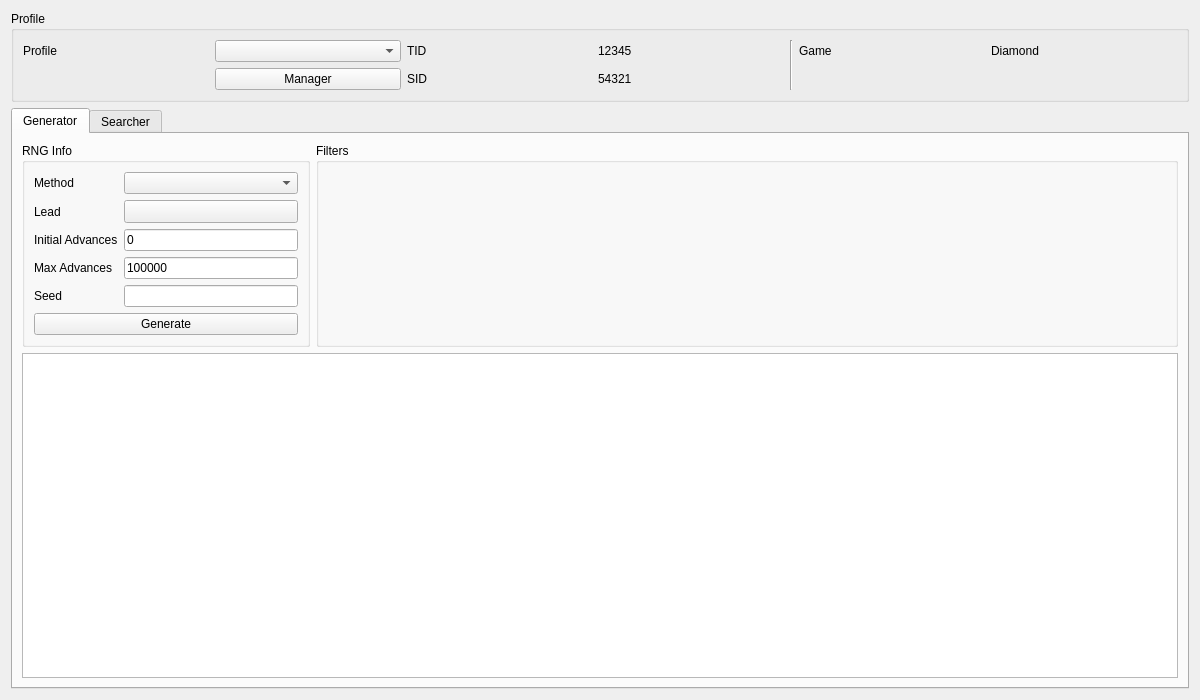
<?xml version="1.0" encoding="UTF-8"?>
<ui version="4.0">
 <class>Static4</class>
 <widget class="QWidget" name="Static4">
  <property name="geometry">
   <rect>
    <x>0</x>
    <y>0</y>
    <width>1200</width>
    <height>700</height>
   </rect>
  </property>
  <property name="windowTitle">
   <string>Gen 4 Static</string>
  </property>
  <layout class="QGridLayout" name="gridLayout_7">
   <item row="0" column="0">
    <widget class="QGroupBox" name="groupBoxProfile">
     <property name="title">
      <string>Profile</string>
     </property>
     <layout class="QGridLayout" name="gridLayout_5">
      <item row="0" column="0">
       <widget class="QLabel" name="labelProfile">
        <property name="text">
         <string>Profile</string>
        </property>
       </widget>
      </item>
      <item row="0" column="1">
       <widget class="QComboBox" name="comboBoxProfiles"/>
      </item>
      <item row="0" column="2">
       <widget class="QLabel" name="labelProfileTID">
        <property name="text">
         <string>TID</string>
        </property>
       </widget>
      </item>
      <item row="0" column="3">
       <widget class="QLabel" name="labelProfileTIDValue">
        <property name="text">
         <string notr="true">12345</string>
        </property>
       </widget>
      </item>
      <item row="0" column="4" rowspan="2">
       <widget class="Line" name="line">
        <property name="orientation">
         <enum>Qt::Vertical</enum>
        </property>
       </widget>
      </item>
      <item row="0" column="5">
       <widget class="QLabel" name="labelProfileGame">
        <property name="text">
         <string>Game</string>
        </property>
       </widget>
      </item>
      <item row="0" column="6">
       <widget class="QLabel" name="labelProfileGameValue">
        <property name="text">
         <string>Diamond</string>
        </property>
       </widget>
      </item>
      <item row="1" column="1">
       <widget class="QPushButton" name="pushButtonProfileManager">
        <property name="text">
         <string>Manager</string>
        </property>
       </widget>
      </item>
      <item row="1" column="2">
       <widget class="QLabel" name="labelProfileSID">
        <property name="text">
         <string>SID</string>
        </property>
       </widget>
      </item>
      <item row="1" column="3">
       <widget class="QLabel" name="labelProfileSIDValue">
        <property name="text">
         <string notr="true">54321</string>
        </property>
       </widget>
      </item>
     </layout>
    </widget>
   </item>
   <item row="1" column="0">
    <widget class="QTabWidget" name="tabRNGSelector">
     <widget class="QWidget" name="tabStatic">
      <attribute name="title">
       <string>Generator</string>
      </attribute>
      <layout class="QGridLayout" name="gridLayout_8">
       <item row="0" column="0">
        <widget class="QGroupBox" name="groupBoxGeneratorRNGInfo">
         <property name="sizePolicy">
          <sizepolicy hsizetype="Preferred" vsizetype="Preferred">
           <horstretch>1</horstretch>
           <verstretch>0</verstretch>
          </sizepolicy>
         </property>
         <property name="title">
          <string>RNG Info</string>
         </property>
         <layout class="QGridLayout" name="gridLayout_6">
          <item row="2" column="1">
           <widget class="TextBox" name="textBoxGeneratorInitialAdvances">
            <property name="text">
             <string notr="true">0</string>
            </property>
           </widget>
          </item>
          <item row="4" column="0">
           <widget class="QLabel" name="labelGeneratorSeed">
            <property name="text">
             <string>Seed</string>
            </property>
           </widget>
          </item>
          <item row="3" column="0">
           <widget class="QLabel" name="labelGeneratorMaxAdvances">
            <property name="text">
             <string>Max Advances</string>
            </property>
           </widget>
          </item>
          <item row="2" column="0">
           <widget class="QLabel" name="labelGeneratorInitialAdvances">
            <property name="text">
             <string>Initial Advances</string>
            </property>
           </widget>
          </item>
          <item row="4" column="1">
           <widget class="TextBox" name="textBoxGeneratorSeed">
            <property name="maxLength">
             <number>8</number>
            </property>
           </widget>
          </item>
          <item row="0" column="0">
           <widget class="QLabel" name="labelGeneratorMethod">
            <property name="text">
             <string>Method</string>
            </property>
           </widget>
          </item>
          <item row="0" column="1">
           <widget class="ComboBox" name="comboBoxGeneratorMethod"/>
          </item>
          <item row="3" column="1">
           <widget class="TextBox" name="textBoxGeneratorMaxAdvances">
            <property name="text">
             <string notr="true">100000</string>
            </property>
           </widget>
          </item>
          <item row="5" column="0" colspan="2">
           <widget class="QPushButton" name="pushButtonGenerate">
            <property name="enabled">
             <bool>true</bool>
            </property>
            <property name="text">
             <string>Generate</string>
            </property>
            <property name="checkable">
             <bool>false</bool>
            </property>
            <property name="autoDefault">
             <bool>false</bool>
            </property>
           </widget>
          </item>
          <item row="1" column="0">
           <widget class="QLabel" name="labelGeneratorLead">
            <property name="sizePolicy">
             <sizepolicy hsizetype="Fixed" vsizetype="Preferred">
              <horstretch>0</horstretch>
              <verstretch>0</verstretch>
             </sizepolicy>
            </property>
            <property name="text">
             <string>Lead</string>
            </property>
           </widget>
          </item>
          <item row="1" column="1">
           <widget class="ComboMenu" name="toolButtonGeneratorLead">
            <property name="sizePolicy">
             <sizepolicy hsizetype="Preferred" vsizetype="Fixed">
              <horstretch>0</horstretch>
              <verstretch>0</verstretch>
             </sizepolicy>
            </property>
            <property name="popupMode">
             <enum>QToolButton::InstantPopup</enum>
            </property>
           </widget>
          </item>
         </layout>
        </widget>
       </item>
       <item row="0" column="1">
        <widget class="QGroupBox" name="groupBoxGeneratorFilters">
         <property name="sizePolicy">
          <sizepolicy hsizetype="Preferred" vsizetype="Preferred">
           <horstretch>3</horstretch>
           <verstretch>0</verstretch>
          </sizepolicy>
         </property>
         <property name="title">
          <string>Filters</string>
         </property>
         <layout class="QGridLayout" name="gridLayout">
          <item row="0" column="0" rowspan="2">
           <widget class="Filter" name="filterGenerator" native="true"/>
          </item>
         </layout>
        </widget>
       </item>
       <item row="1" column="0" colspan="2">
        <widget class="TableView" name="tableViewGenerator">
         <property name="contextMenuPolicy">
          <enum>Qt::CustomContextMenu</enum>
         </property>
         <attribute name="verticalHeaderVisible">
          <bool>false</bool>
         </attribute>
        </widget>
       </item>
      </layout>
     </widget>
     <widget class="QWidget" name="tabSpreadSearcher">
      <attribute name="title">
       <string>Searcher</string>
      </attribute>
      <layout class="QGridLayout" name="gridLayout_9">
       <item row="0" column="1">
        <widget class="QGroupBox" name="groupBoxSearcherFilters">
         <property name="sizePolicy">
          <sizepolicy hsizetype="Preferred" vsizetype="Preferred">
           <horstretch>3</horstretch>
           <verstretch>0</verstretch>
          </sizepolicy>
         </property>
         <property name="title">
          <string>Filters</string>
         </property>
         <layout class="QGridLayout" name="gridLayout_4">
          <item row="0" column="0" rowspan="2">
           <widget class="Filter" name="filterSearcher" native="true"/>
          </item>
         </layout>
        </widget>
       </item>
       <item row="2" column="0" colspan="2">
        <widget class="TableView" name="tableViewSearcher">
         <property name="contextMenuPolicy">
          <enum>Qt::CustomContextMenu</enum>
         </property>
         <property name="sortingEnabled">
          <bool>true</bool>
         </property>
         <attribute name="verticalHeaderVisible">
          <bool>false</bool>
         </attribute>
        </widget>
       </item>
       <item row="1" column="0" colspan="2">
        <widget class="QProgressBar" name="progressBar">
         <property name="value">
          <number>0</number>
         </property>
        </widget>
       </item>
       <item row="0" column="0">
        <widget class="QGroupBox" name="groupBoxSearcherRNGInfo">
         <property name="sizePolicy">
          <sizepolicy hsizetype="Preferred" vsizetype="Preferred">
           <horstretch>1</horstretch>
           <verstretch>0</verstretch>
          </sizepolicy>
         </property>
         <property name="title">
          <string>RNG Info</string>
         </property>
         <layout class="QGridLayout" name="gridLayout_2">
          <item row="0" column="0">
           <widget class="QLabel" name="labelSearcherMethod">
            <property name="text">
             <string>Method</string>
            </property>
           </widget>
          </item>
          <item row="0" column="1">
           <widget class="ComboBox" name="comboBoxSearcherMethod"/>
          </item>
          <item row="1" column="0">
           <widget class="QLabel" name="labelSearcherLead">
            <property name="text">
             <string>Lead</string>
            </property>
           </widget>
          </item>
          <item row="1" column="1">
           <widget class="ComboBox" name="comboBoxSearcherLead">
            <item>
             <property name="text">
              <string>Any</string>
             </property>
            </item>
            <item>
             <property name="text">
              <string>Synchronize</string>
             </property>
            </item>
            <item>
             <property name="text">
              <string>Cute Charm</string>
             </property>
            </item>
            <item>
             <property name="text">
              <string>None</string>
             </property>
            </item>
           </widget>
          </item>
          <item row="2" column="0" colspan="2">
           <layout class="QGridLayout" name="gridLayout_3">
            <item row="0" column="0">
             <widget class="QLabel" name="labelSearcherMinDelay">
              <property name="text">
               <string>Min Delay</string>
              </property>
             </widget>
            </item>
            <item row="0" column="1">
             <widget class="TextBox" name="textBoxSearcherMinDelay">
              <property name="text">
               <string notr="true">600</string>
              </property>
             </widget>
            </item>
            <item row="0" column="2">
             <widget class="QLabel" name="labelSearcherMaxDelay">
              <property name="text">
               <string>Max Delay</string>
              </property>
             </widget>
            </item>
            <item row="0" column="3">
             <widget class="TextBox" name="textBoxSearcherMaxDelay">
              <property name="text">
               <string notr="true">2000</string>
              </property>
             </widget>
            </item>
            <item row="1" column="0">
             <widget class="QLabel" name="labelSearcherMinAdvance">
              <property name="text">
               <string>Min Advance</string>
              </property>
             </widget>
            </item>
            <item row="1" column="1">
             <widget class="TextBox" name="textBoxSearcherMinAdvance">
              <property name="text">
               <string notr="true">0</string>
              </property>
             </widget>
            </item>
            <item row="1" column="2">
             <widget class="QLabel" name="labelSearcherMaxAdvance">
              <property name="text">
               <string>Max Advance</string>
              </property>
             </widget>
            </item>
            <item row="1" column="3">
             <widget class="TextBox" name="textBoxSearcherMaxAdvance">
              <property name="text">
               <string notr="true">1000</string>
              </property>
             </widget>
            </item>
           </layout>
          </item>
          <item row="3" column="0" colspan="2">
           <layout class="QHBoxLayout" name="horizontalLayout">
            <item>
             <widget class="QPushButton" name="pushButtonSearch">
              <property name="enabled">
               <bool>true</bool>
              </property>
              <property name="text">
               <string>Search</string>
              </property>
              <property name="checkable">
               <bool>false</bool>
              </property>
              <property name="autoDefault">
               <bool>false</bool>
              </property>
             </widget>
            </item>
            <item>
             <widget class="QPushButton" name="pushButtonCancel">
              <property name="enabled">
               <bool>false</bool>
              </property>
              <property name="text">
               <string>Cancel</string>
              </property>
             </widget>
            </item>
           </layout>
          </item>
         </layout>
        </widget>
       </item>
      </layout>
     </widget>
    </widget>
   </item>
  </layout>
 </widget>
 <customwidgets>
  <customwidget>
   <class>TextBox</class>
   <extends>QLineEdit</extends>
   <header>Forms/Controls/TextBox.hpp</header>
  </customwidget>
  <customwidget>
   <class>ComboBox</class>
   <extends>QComboBox</extends>
   <header>Forms/Controls/ComboBox.hpp</header>
  </customwidget>
  <customwidget>
   <class>TableView</class>
   <extends>QTableView</extends>
   <header>Forms/Controls/TableView.hpp</header>
  </customwidget>
  <customwidget>
   <class>Filter</class>
   <extends>QWidget</extends>
   <header>Forms/Controls/Filter.hpp</header>
   <container>1</container>
  </customwidget>
  <customwidget>
   <class>ComboMenu</class>
   <extends>QToolButton</extends>
   <header>Forms/Controls/ComboMenu.hpp</header>
  </customwidget>
 </customwidgets>
 <tabstops>
  <tabstop>comboBoxProfiles</tabstop>
  <tabstop>pushButtonProfileManager</tabstop>
  <tabstop>tabRNGSelector</tabstop>
  <tabstop>comboBoxGeneratorMethod</tabstop>
  <tabstop>toolButtonGeneratorLead</tabstop>
  <tabstop>textBoxGeneratorInitialAdvances</tabstop>
  <tabstop>textBoxGeneratorMaxAdvances</tabstop>
  <tabstop>textBoxGeneratorSeed</tabstop>
  <tabstop>pushButtonGenerate</tabstop>
  <tabstop>tableViewGenerator</tabstop>
  <tabstop>comboBoxSearcherMethod</tabstop>
  <tabstop>comboBoxSearcherLead</tabstop>
  <tabstop>textBoxSearcherMinDelay</tabstop>
  <tabstop>textBoxSearcherMaxDelay</tabstop>
  <tabstop>textBoxSearcherMinAdvance</tabstop>
  <tabstop>textBoxSearcherMaxAdvance</tabstop>
  <tabstop>pushButtonSearch</tabstop>
  <tabstop>pushButtonCancel</tabstop>
  <tabstop>tableViewSearcher</tabstop>
 </tabstops>
 <resources/>
 <connections/>
</ui>
